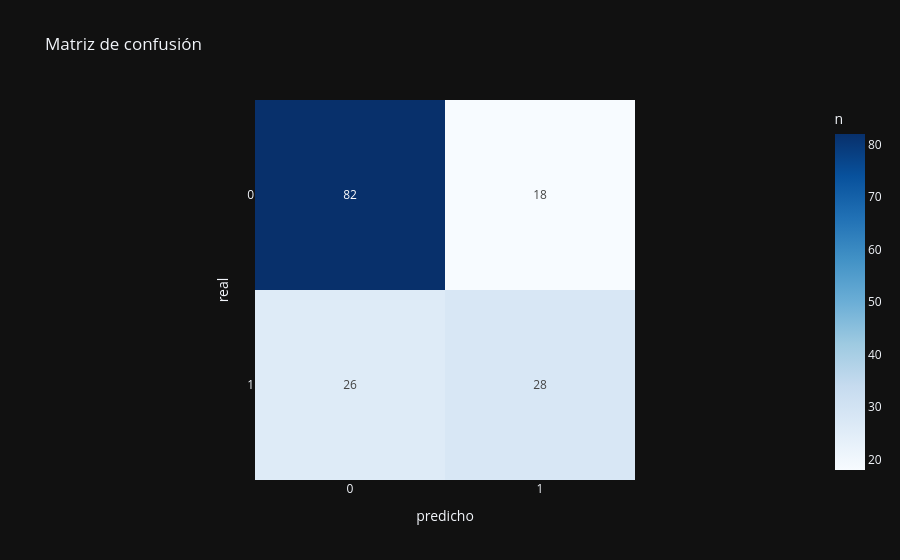
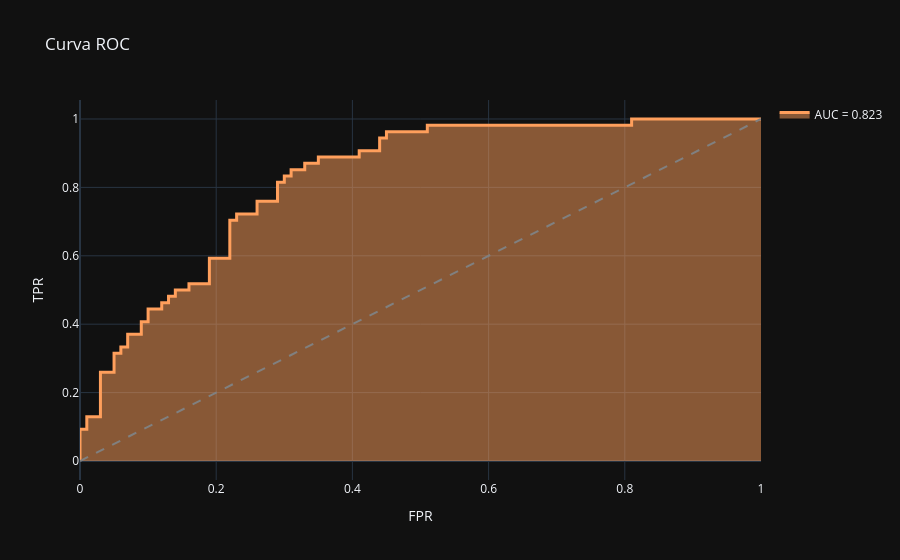

Here is the notebook cell these charts were saved with, in order:
### Markdown cell above
## 📊 5 · Evaluación

Desempeño sobre datos nunca vistos (set de test).

### Code cell
# 5 · Evaluación en test (datos nunca vistos)
from sklearn.metrics import classification_report, confusion_matrix, roc_curve, auc
y_pred = best.predict(X_test)
print(classification_report(y_test, y_pred))
labels = sorted(map(str, y.unique()))
cm = confusion_matrix(y_test, y_pred)
px.imshow(cm, x=labels, y=labels, text_auto=True, color_continuous_scale='Blues',
          labels=dict(x='predicho', y='real', color='n'), title='Matriz de confusión').show()
if y.nunique() == 2 and hasattr(best, 'predict_proba'):
    pos = sorted(y.unique())[-1]
    proba = best.predict_proba(X_test)[:, list(best.classes_).index(pos)]
    fpr, tpr, _ = roc_curve((y_test == pos).astype(int), proba)
    fig = go.Figure()
    fig.add_trace(go.Scatter(x=fpr, y=tpr, mode='lines', line=dict(color=ACCENT, width=3),
                             name=f'AUC = {auc(fpr, tpr):.3f}', fill='tozeroy'))
    fig.add_trace(go.Scatter(x=[0, 1], y=[0, 1], mode='lines',
                             line=dict(dash='dash', color='gray'), showlegend=False))
    fig.update_layout(title='Curva ROC', xaxis_title='FPR', yaxis_title='TPR', template='plotly_dark')
    fig.show()

### Figure 1 — Plotly figure (JSON) as saved in the notebook; plotly's stock layout.template omitted (floating-point values rounded to 4 significant figures)
{"data": [{"coloraxis": "coloraxis", "hovertemplate": "predicho: %{x}<br>real: %{y}<br>n: %{z}<extra></extra>", "name": "0", "texttemplate": "%{z}", "type": "heatmap", "x": ["0", "1"], "xaxis": "x", "y": ["0", "1"], "yaxis": "y", "z": [[82, 18], [26, 28]]}], "layout": {"coloraxis": {"colorbar": {"title": {"text": "n"}}, "colorscale": [[0.0, "rgb(247,251,255)"], [0.125, "rgb(222,235,247)"], [0.25, "rgb(198,219,239)"], [0.375, "rgb(158,202,225)"], [0.5, "rgb(107,174,214)"], [0.625, "rgb(66,146,198)"], [0.75, "rgb(33,113,181)"], [0.875, "rgb(8,81,156)"], [1.0, "rgb(8,48,107)"]]}, "title": {"text": "Matriz de confusión"}, "xaxis": {"anchor": "y", "constrain": "domain", "domain": [0.0, 1.0], "scaleanchor": "y", "title": {"text": "predicho"}}, "yaxis": {"anchor": "x", "autorange": "reversed", "constrain": "domain", "domain": [0.0, 1.0], "title": {"text": "real"}}}}

### Figure 2 — Plotly figure (JSON) as saved in the notebook; plotly's stock layout.template omitted (floating-point values rounded to 4 significant figures)
{"data": [{"fill": "tozeroy", "line": {"color": "#ff9f5c", "width": 3}, "mode": "lines", "name": "AUC = 0.823", "type": "scatter", "x": [0.0, 0.0, 0.0, 0.01, 0.01, 0.03, 0.03, 0.05, 0.05, 0.06, 0.06, 0.07, 0.07, 0.09, 0.09, 0.1, 0.1, 0.12, 0.12, 0.13, 0.13, 0.14, 0.14, 0.16, 0.16, 0.19, 0.19, 0.22, 0.22, 0.23, 0.23, 0.26, 0.26, 0.29, 0.29, 0.3, 0.3, 0.31, 0.31, 0.33, 0.33, 0.35, 0.35, 0.41, 0.41, 0.44, 0.44, 0.45, 0.45, 0.51, 0.51, 0.81, 0.81, 1.0], "y": [0.0, 0.01852, 0.09259, 0.09259, 0.1296, 0.1296, 0.2593, 0.2593, 0.3148, 0.3148, 0.3333, 0.3333, 0.3704, 0.3704, 0.4074, 0.4074, 0.4444, 0.4444, 0.463, 0.463, 0.4815, 0.4815, 0.5, 0.5, 0.5185, 0.5185, 0.5926, 0.5926, 0.7037, 0.7037, 0.7222, 0.7222, 0.7593, 0.7593, 0.8148, 0.8148, 0.8333, 0.8333, 0.8519, 0.8519, 0.8704, 0.8704, 0.8889, 0.8889, 0.9074, 0.9074, 0.9444, 0.9444, 0.963, 0.963, 0.9815, 0.9815, 1.0, 1.0]}, {"line": {"color": "gray", "dash": "dash"}, "mode": "lines", "showlegend": false, "type": "scatter", "x": [0, 1], "y": [0, 1]}], "layout": {"title": {"text": "Curva ROC"}, "xaxis": {"title": {"text": "FPR"}}, "yaxis": {"title": {"text": "TPR"}}}}
